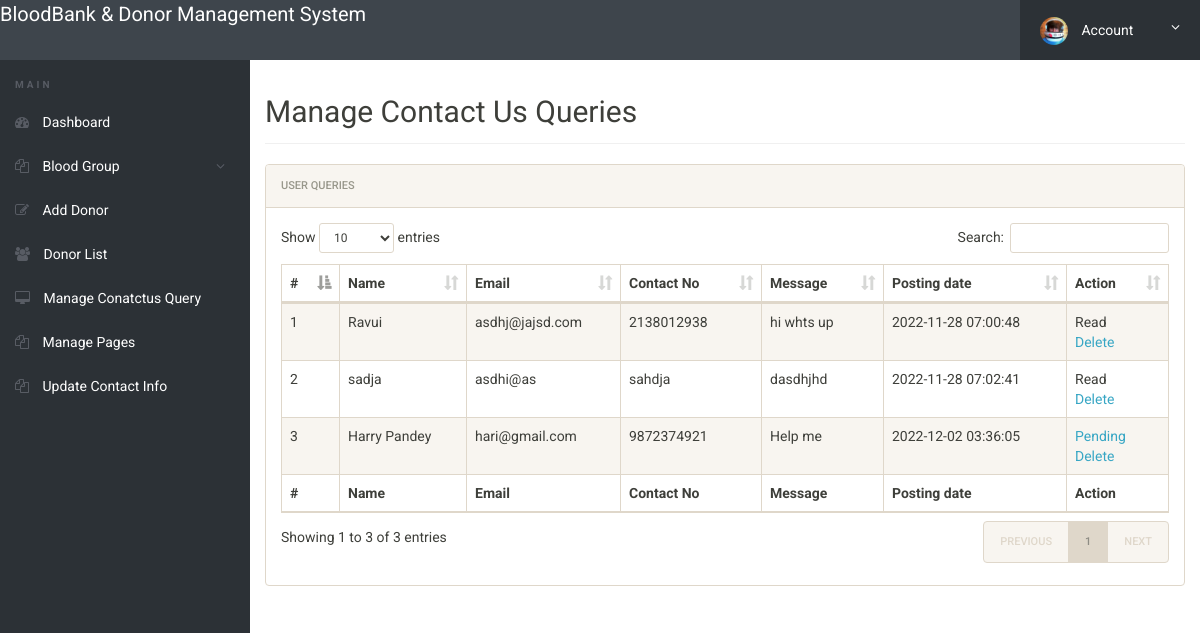
/admin/manage-conactusquery.php (signed in), run on the app's committed database.
### tables this page shows
CREATE TABLE `tblcontactusquery` (
  `id` int(11) NOT NULL,
  `name` varchar(100) DEFAULT NULL,
  `EmailId` varchar(120) DEFAULT NULL,
  `ContactNumber` char(11) DEFAULT NULL,
  `Message` longtext DEFAULT NULL,
  `PostingDate` timestamp NOT NULL DEFAULT current_timestamp(),
  `status` int(11) DEFAULT NULL
);

### admin/manage-conactusquery.php (the view, shortened to what this page needs)
<?php
include('includes/config.php');
if(strlen($_SESSION['alogin'])==0)
	{
header('location:index.php');
}
else{
 ?>
<!doctype html>
<html lang="en" class="no-js">
<head>
	<link rel="stylesheet" href="css/font-awesome.min.css">
	<link rel="stylesheet" href="css/bootstrap.min.css">
	<link rel="stylesheet" href="css/dataTables.bootstrap.min.css">
	<link rel="stylesheet" href="css/bootstrap-social.css">
	<link rel="stylesheet" href="css/bootstrap-select.css">
	<link rel="stylesheet" href="css/fileinput.min.css">
	<link rel="stylesheet" href="css/awesome-bootstrap-checkbox.css">
	<link rel="stylesheet" href="css/style.css">
</head>
<body>
	<?php include('includes/header.php');?>
	<div class="ts-main-content">
		<?php include('includes/leftbar.php');?>
		<div class="content-wrapper">
			<div class="container-fluid">
				<div class="row">
					<div class="col-md-12">
						<h2 class="page-title">Manage Contact Us Queries</h2>
						<div class="panel panel-default">
							<div class="panel-heading">User queries</div>
							<div class="panel-body">
								<table id="zctb" class="display table table-striped table-bordered table-hover" cellspacing="0" width="100%">
									<thead>
										<tr>
										<th>#</th>
											<th>Name</th>
											<th>Email</th>
											<th>Contact No</th>
											<th>Message</th>
											<th>Posting date</th>
											<th>Action</th>
										</tr>
									</thead>
									<tfoot>
										<tr>
										<th>#</th>
											<th>Name</th>
											<th>Email</th>
											<th>Contact No</th>
											<th>Message</th>
											<th>Posting date</th>
											<th>Action</th>
										</tr>
									</tfoot>
									<tbody>
									<?php $sql = "SELECT * from  tblcontactusquery ";
$query = $dbh -> prepare($sql);
$query->execute();
$results=$query->fetchAll(PDO::FETCH_OBJ);
$cnt=1;
if($query->rowCount() > 0)
{
foreach($results as $result)
{				?>
										<tr>
											<td><?php echo htmlentities($cnt);?></td>
											<td><?php echo htmlentities($result->name);?></td>
											<td><?php echo htmlentities($result->EmailId);?></td>
											<td><?php echo htmlentities($result->ContactNumber);?></td>
											<td><?php echo htmlentities($result->Message);?></td>
											<td><?php echo htmlentities($result->PostingDate);?></td>
																<?php if($result->status==1)
{
	?><td>Read<br />
		<a href="manage-conactusquery.php?del=<?php echo htmlentities($result->id);?>" onclick="return confirm('Do you really want to read')" >Delete</a></td>
<?php } else {?>
<td><a href="manage-conactusquery.php?eid=<?php echo htmlentities($result->id);?>" onclick="return confirm('Do you really want to read')" >Pending</a><br />
	<a href="manage-conactusquery.php?eid=<?php echo htmlentities($result->id);?>" onclick="return confirm('Do you really want to read')" >Delete</a>
</td>
<?php } ?>
										</tr>
										<?php $cnt=$cnt+1; }} ?>
									</tbody>
								</table>
							</div>
						</div>
					</div>
				</div>
			</div>
		</div>
	</div>
</body>
</html>
<?php } ?>

### admin/css/style.css (style rules this page uses)
html { font-size: 14px; }
@media only screen and (min-width: 480px) { html { font-size: 17px; } }
@media only screen and (min-width: 768px) { html { font-size: 14px; } }
body { font-size: 1em; }
a { color: #37a6c4; }
.panel { overflow: hidden; }
.page-title { padding-bottom: 15px; margin-bottom: 20px; border-bottom: 1px solid #f0f0f0; }
.ts-main-content .content-wrapper { padding-top: 15px; margin-top: 60px; }
@media only screen and (min-width: 992px) { .ts-main-content .content-wrapper { margin-left: 250px; } }

### data on the page
tblcontactusquery: name "Ravui", EmailId "asdhj@jajsd.com", ContactNumber "2138012938", Message "hi whts up", PostingDate "2022-11-28 07:00:48"
tblcontactusquery: name "sadja", EmailId "asdhi@as", ContactNumber "sahdja", Message "dasdhjhd", PostingDate "2022-11-28 07:02:41"
tblcontactusquery: name "Harry Pandey", EmailId "hari@gmail.com", ContactNumber "9872374921", Message "Help me", PostingDate "2022-12-02 03:36:05"
